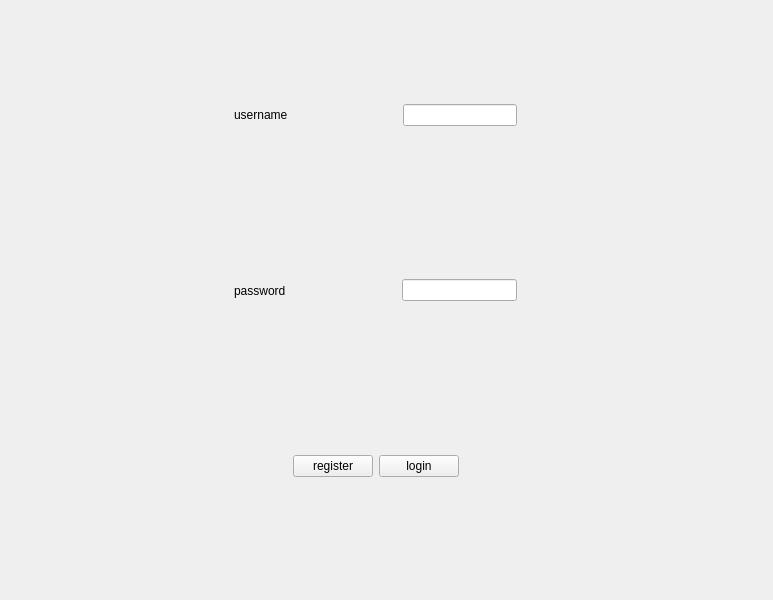
<?xml version="1.0" encoding="UTF-8"?>
<ui version="4.0">
 <class>Start</class>
 <widget class="QWidget" name="Start">
  <property name="geometry">
   <rect>
    <x>0</x>
    <y>0</y>
    <width>773</width>
    <height>600</height>
   </rect>
  </property>
  <property name="windowTitle">
   <string>Form</string>
  </property>
  <widget class="QWidget" name="widget_4" native="true">
   <property name="geometry">
    <rect>
     <x>110</x>
     <y>30</y>
     <width>531</width>
     <height>521</height>
    </rect>
   </property>
   <layout class="QVBoxLayout" name="verticalLayout">
    <item>
     <widget class="QWidget" name="widget" native="true">
      <layout class="QHBoxLayout" name="horizontalLayout">
       <property name="spacing">
        <number>0</number>
       </property>
       <item>
        <spacer name="horizontalSpacer_2">
         <property name="orientation">
          <enum>Qt::Horizontal</enum>
         </property>
         <property name="sizeHint" stdset="0">
          <size>
           <width>55</width>
           <height>86</height>
          </size>
         </property>
        </spacer>
       </item>
       <item>
        <widget class="QLabel" name="label">
         <property name="text">
          <string>username</string>
         </property>
        </widget>
       </item>
       <item>
        <spacer name="horizontalSpacer">
         <property name="orientation">
          <enum>Qt::Horizontal</enum>
         </property>
         <property name="sizeHint" stdset="0">
          <size>
           <width>40</width>
           <height>20</height>
          </size>
         </property>
        </spacer>
       </item>
       <item>
        <widget class="QLineEdit" name="username"/>
       </item>
       <item>
        <spacer name="horizontalSpacer_5">
         <property name="orientation">
          <enum>Qt::Horizontal</enum>
         </property>
         <property name="sizeHint" stdset="0">
          <size>
           <width>40</width>
           <height>20</height>
          </size>
         </property>
        </spacer>
       </item>
      </layout>
     </widget>
    </item>
    <item>
     <widget class="QWidget" name="widget_2" native="true">
      <layout class="QHBoxLayout" name="horizontalLayout_2">
       <property name="spacing">
        <number>0</number>
       </property>
       <item>
        <spacer name="horizontalSpacer_3">
         <property name="orientation">
          <enum>Qt::Horizontal</enum>
         </property>
         <property name="sizeHint" stdset="0">
          <size>
           <width>10</width>
           <height>10</height>
          </size>
         </property>
        </spacer>
       </item>
       <item>
        <widget class="QLabel" name="label_2">
         <property name="text">
          <string>password</string>
         </property>
        </widget>
       </item>
       <item>
        <spacer name="horizontalSpacer_4">
         <property name="orientation">
          <enum>Qt::Horizontal</enum>
         </property>
         <property name="sizeHint" stdset="0">
          <size>
           <width>40</width>
           <height>20</height>
          </size>
         </property>
        </spacer>
       </item>
       <item>
        <widget class="QLineEdit" name="password"/>
       </item>
       <item>
        <spacer name="horizontalSpacer_6">
         <property name="orientation">
          <enum>Qt::Horizontal</enum>
         </property>
         <property name="sizeHint" stdset="0">
          <size>
           <width>40</width>
           <height>20</height>
          </size>
         </property>
        </spacer>
       </item>
      </layout>
     </widget>
    </item>
    <item>
     <widget class="QWidget" name="widget_3" native="true">
      <layout class="QHBoxLayout" name="horizontalLayout_3">
       <item>
        <spacer name="horizontalSpacer_7">
         <property name="orientation">
          <enum>Qt::Horizontal</enum>
         </property>
         <property name="sizeHint" stdset="0">
          <size>
           <width>40</width>
           <height>20</height>
          </size>
         </property>
        </spacer>
       </item>
       <item>
        <widget class="QPushButton" name="register_2">
         <property name="text">
          <string>register</string>
         </property>
        </widget>
       </item>
       <item>
        <widget class="QPushButton" name="login">
         <property name="text">
          <string>login</string>
         </property>
        </widget>
       </item>
       <item>
        <spacer name="horizontalSpacer_8">
         <property name="orientation">
          <enum>Qt::Horizontal</enum>
         </property>
         <property name="sizeHint" stdset="0">
          <size>
           <width>40</width>
           <height>20</height>
          </size>
         </property>
        </spacer>
       </item>
      </layout>
     </widget>
    </item>
   </layout>
  </widget>
 </widget>
 <resources/>
 <connections/>
</ui>
